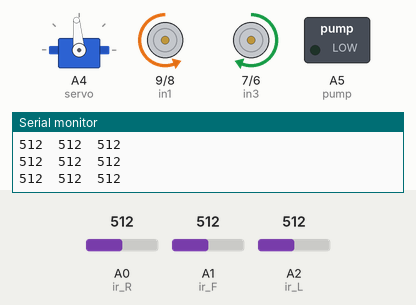
This sketch was run on a simulated Arduino Uno, built with avr-gcc and run on an emulated ATmega328P. Parts: servo, motor-driver pin pairs drawn as motors (green arrow = first pin HIGH = forward, orange = second pin HIGH = backward, longer = more drive, scaled by the enable pin), switched loads named in the sketch (green lamp = pin HIGH), the last lines printed to the serial monitor. Wiring (inferred from the names in the program): servo: signal A4. The inputs (shaded band) are chosen by the test bench; at power-on: A1 (ir_F) = 512, A0 (ir_R) = 512, A2 (ir_L) = 512. Servo pulses on a pin are drawn as a servo (544–2400 µs = 0–180°); pins used as bus, display or sensor lines are not drawn.

Above: at 3.95 s.
4.0 s: A1 (ir_F) set to 365
7.0 s: A1 (ir_F) set to 339
At 7.01 s:
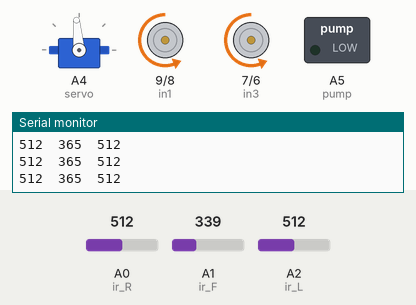
10.0 s: A0 (ir_R) set to 130
At 10.65 s:
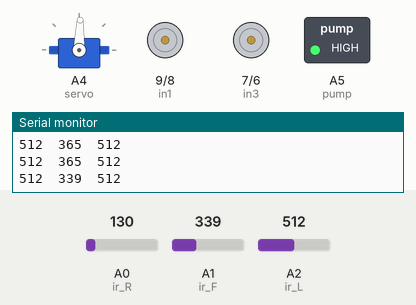
13.0 s: A0 (ir_R) set to 306
16.0 s: A0 (ir_R) set to 122
Timing chart, 0 to 20.0 s (numbered marks = the images above; inputs shaded):
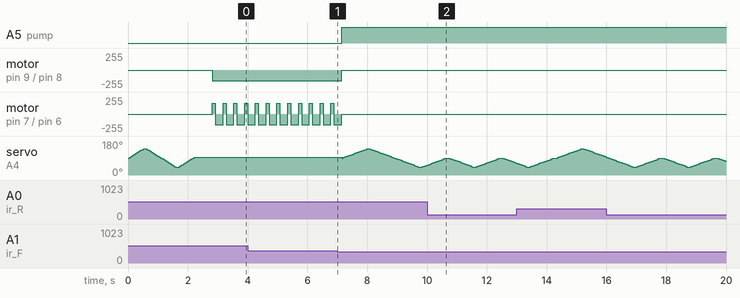

The sketch:

main_code.ino
```cpp
#define enA 10//Enable1 L298 Pin enA
#define in1 9 //Motor1 L298 Pin in1
#define in2 8 //Motor1 L298 Pin in2
#define in3 7 //Motor2 L298 Pin in3

#define in4 6 //Motor2 L298 Pin in4
#define enB 5 //Enable2 L298 Pin enB
#define ir_R A0
#define ir_F A1
#define ir_L A2
#define servo A4
#define pump A5
int Speed = 160; // Write The Duty Cycle 0 to 255 Enable for Motor Speed
int s1, s2, s3;
void setup(){ // put your setup code here, to run once
Serial.begin(9600); // start serial communication at 9600bps
pinMode(ir_R, INPUT);// declare fire sensor pin as input
pinMode(ir_F, INPUT);// declare fire sensor pin as input
pinMode(ir_L, INPUT);// declare fire sensor pin as input
pinMode(enA, OUTPUT); // declare as output for L298 Pin enA
pinMode(in1, OUTPUT); // declare as output for L298 Pin in1
pinMode(in2, OUTPUT); // declare as output for L298 Pin in2
pinMode(in3, OUTPUT); // declare as output for L298 Pin in3
pinMode(in4, OUTPUT); // declare as output for L298 Pin in4
pinMode(enB, OUTPUT); // declare as output for L298 Pin enB
pinMode(servo, OUTPUT);
pinMode(pump, OUTPUT);
for (int angle = 90; angle <= 140; angle += 5) {
servoPulse(servo, angle); }
for (int angle = 140; angle >= 40; angle -= 5) {
servoPulse(servo, angle); }
for (int angle = 40; angle <= 95; angle += 5) {
servoPulse(servo, angle); }
analogWrite(enA, Speed); // Write The Duty Cycle 0 to 255 Enable Pin A for Motor1 Speed
analogWrite(enB, Speed); // Write The Duty Cycle 0 to 255 Enable Pin B for Motor2 Speed

delay(500);
}
void loop(){
s1 = analogRead(ir_R);
s2 = analogRead(ir_F);

s3 = analogRead(ir_L);

//=============================================================
// Auto Control
//=============================================================
Serial.print(s1);
Serial.print("\t");
Serial.print(s2);
Serial.print("\t");
Serial.println(s3);
delay(50);
if(s1<250){
Stop();
digitalWrite(pump, 1);
for(int angle = 90; angle >= 40; angle -= 3){
servoPulse(servo, angle);
}
for(int angle = 40; angle <= 90; angle += 3){
servoPulse(servo, angle);
}
}
else if(s2<350){
Stop();
digitalWrite(pump, 1);
for(int angle = 90; angle <= 140; angle += 3){
servoPulse(servo, angle);
}
for(int angle = 140; angle >= 40; angle -= 3){
servoPulse(servo, angle);
}
for(int angle = 40; angle <= 90; angle += 3){
servoPulse(servo, angle);
}
}
else if(s3<250){
Stop();

digitalWrite(pump, 1);
for(int angle = 90; angle <= 140; angle += 3){
servoPulse(servo, angle);
}
for(int angle = 140; angle >= 90; angle -= 3){
servoPulse(servo, angle);
}
}
else if(s1>=251 && s1<=1000){
digitalWrite(pump, 0);
backword();
delay(100);
turnRight();
delay(200);
}
else if(s2>=251 && s2<=1000){
digitalWrite(pump, 0);
forword();
}
else if(s3>=251 && s3<=1000){
digitalWrite(pump, 0);
backword();
delay(100);
turnLeft();
delay(200);
}else{
digitalWrite(pump, 0);
Stop();
}
delay(10);
}
void servoPulse (int pin, int angle){
int pwm = (angle*11) + 500; // Convert angle to microseconds
digitalWrite(pin, HIGH);
delayMicroseconds(pwm);
digitalWrite(pin, LOW);

delay(50); // Refresh cycle of servo
}
void forword(){ //forword
digitalWrite(in1, HIGH); //Right Motor forword Pin
digitalWrite(in2, LOW); //Right Motor backword Pin
digitalWrite(in3, LOW); //Left Motor backword Pin
digitalWrite(in4, HIGH); //Left Motor forword Pin
}
void backword(){ //backword
digitalWrite(in1, LOW); //Right Motor forword Pin
digitalWrite(in2, HIGH); //Right Motor backword Pin
digitalWrite(in3, HIGH); //Left Motor backword Pin
digitalWrite(in4, LOW); //Left Motor forword Pin
}
void turnRight(){ //turnRight
digitalWrite(in1, LOW); //Right Motor forword Pin
digitalWrite(in2, HIGH); //Right Motor backword Pin
digitalWrite(in3, LOW); //Left Motor backword Pin
digitalWrite(in4, HIGH); //Left Motor forword Pin
}
void turnLeft(){ //turnLeft
digitalWrite(in1, HIGH); //Right Motor forword Pin
digitalWrite(in2, LOW); //Right Motor backword Pin
digitalWrite(in3, HIGH); //Left Motor backword Pin
digitalWrite(in4, LOW); //Left Motor forword Pin
}
void Stop(){ //stop
digitalWrite(in1, LOW); //Right Motor forword Pin
digitalWrite(in2, LOW); //Right Motor backword Pin
digitalWrite(in3, LOW); //Left Motor backword Pin
digitalWrite(in4, LOW); //Left Motor forword Pin
}
```

Measured:
- the behaviour switches between 350 and 349 on A1 (ir_F) (found by bisection; images 0 and 1)
- after the input at 7.0 s, A5 (pump): LOW → HIGH after 0.15 s; motor on pin 9 (in1) / pin 8 (in2): backward 160/255 → stopped after 0.15 s
